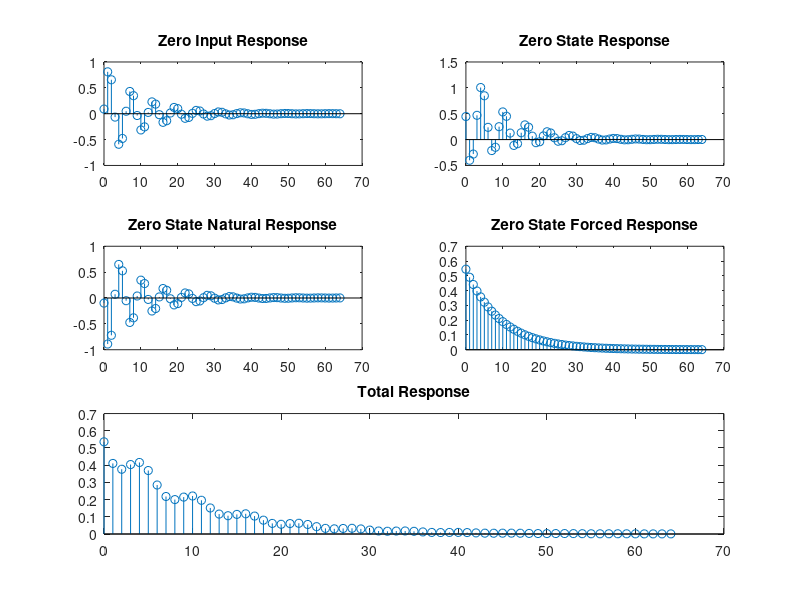

This chart was generated by the following MATLAB code:
% ECE 3101L
% Lab 11 - Difference Equation Solution with Initial Values in z-domain
% Colin Keenan
% Dennis Getsie

clear;
close all;

%variables
n = 0:64;

% Section 2 - a) Zero State Response

% Partial fraction expansion
a1 = [1 -0.9*exp(-1j*pi/3)];
a2 = [1 -0.9*exp(1j*pi/3)];
a3 = [1 -1];

b = [1];
a = conv(conv(a1,a2),a3);

% residues, poles, direct terms
% p = poles
% r = coefficients of the partial fraction expansion
[r_zs,p_zs,k_zs] = residuez(b,a);
abs_p_zs = abs(p_zs);
ang_p_zs = angle(p_zs);
abs_r_zs = abs(r_zs);
ang_r_zs = angle(r_zs);

% plotting
%syms z;
%F_zs = r_zs(1)/(1-z) + r_zs(2)/(1-0.9*exp(-1j*pi/3)*z) + r_zs(3)/(1-0.9*exp(1j*pi/3)*z);
%y_zs = iztrans(F_zs);

%stem(n,y_zs);
%title('Zero State Response');

%--------------------------------------------------------------------------
% Section 2 - e) Zero Input Response

% Partial fraction expansion
a1 = [1 -0.9*exp(-1j*pi/3)];
a2 = [1 -0.9*exp(1j*pi/3)];

b = [0.09 -0.81];
a = conv(a1,a2);

% residues, poles, direct terms
% p = poles
% r = coefficients of the partial fraction expansion
[r_zi,p_zi,k_zi] = residuez(b,a);
abs_p_zi = abs(p_zi);
ang_p_zi = angle(p_zi);
abs_r_zi = abs(r_zi);
ang_r_zi = angle(r_zi);

%--------------------------------------------------------------------------
% Section 2 - y(n) generation and plotting

% generate y(n)s
y_zi = (2*abs_r_zi(1)) .* abs_p_zi(1).^n .* cos(ang_p_zi(1).*n - ang_r_zi(1));
y_zs_natural = (2*abs_r_zs(2)) .* abs_p_zs(2).^n .* cos(ang_p_zs(2).*n - ang_r_zs(2));
y_zs_forced = abs_r_zs(1) .* (abs_p_zs(1)).^n;
y_zs = y_zs_forced + y_zs_natural;
y_total = y_zs + y_zi;

% Plotting
subplot(3,2,1)
stem(n,y_zi);
title('Zero Input Response');

subplot(3,2,2)
stem(n,y_zs);
title('Zero State Response');

subplot(3,2,3)
stem(n,y_zs_natural);
title('Zero State Natural Response');

subplot(3,2,4)
stem(n,y_zs_forced);
title('Zero State Forced Response');

subplot(3,2,[5 6])
stem(n,y_total);
title('Total Response');